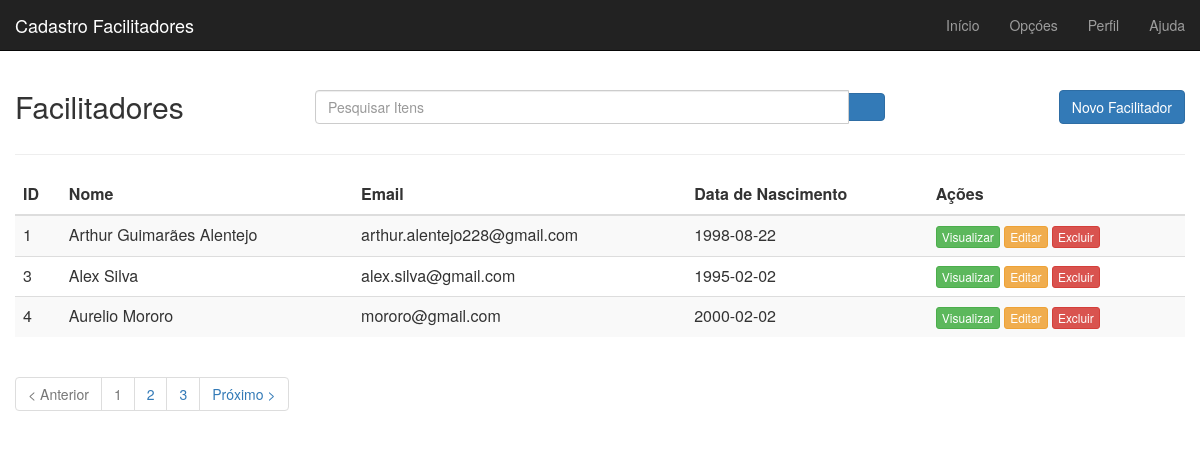
Before: / with the older database file.
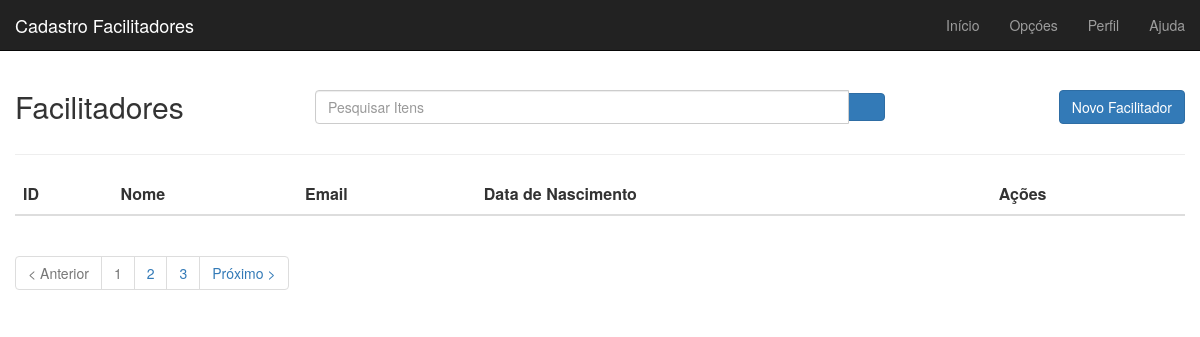
After: the same page with the newer database file.
### tables this page shows
CREATE TABLE facilitadores (id INTEGER PRIMARY KEY AUTOINCREMENT, nome text NOT NULL, email text NOT NULL, cel text NOT NULL, nasc text NOT NULL);

### main.py (the view)
@app.route('/')
def index():
    conn = sqlite3.connect('facilitadores.db')
    c = conn.cursor()
    c.execute("SELECT name FROM pragma_table_info('facilitadores')")
    keys = c.fetchall()
    key_list = []
    for i in keys:
        key_list.append(i[0])
    c.execute("SELECT * FROM facilitadores")
    values = c.fetchall()
    conn.commit()
    facilitadores = []
    for row in values:
        item = {}
        for i in range(len(key_list)):
            item[key_list[i]] = row[i]
        facilitadores.append(item)
    return render_template("index.html" , facilitadores = facilitadores)

### templates/index.html (shortened to what this page needs)
﻿{% extends "base.html" %} {% block title %} Página Inicial {% endblock %} {% block content %}
<div id="main" class="container-fluid" style="margin-top: 50px">
    <div id="top" class="row">
        <div class="col-sm-3">
            <h2>Facilitadores</h2>
        </div>
        <div class="col-sm-6">
            <div class="input-group h2">
                <input name="data[search]" class="form-control" id="search" type="text" placeholder="Pesquisar Itens">
                <span class="input-group-btn">
					<button class="btn btn-primary" type="submit">
						<span class="glyphicon glyphicon-search"></span>
                </button>
                </span>
            </div>
        </div>
        <div class="col-sm-3">
            <a href="{{ url_for('send_data')}}" class="btn btn-primary pull-right h2">Novo Facilitador</a>
        </div>
    </div>
    <hr />
    <div id="list" class="row">
        <div class="table-responsive col-md-12">
            <table class="table table-striped" cellspacing="0" cellpadding="0">
                <thead>
                    <tr>
                        <th>ID</th>
                        <th>Nome</th>
                        <th>Email</th>
                        <th>Data de Nascimento</th>
                        <th class="actions">Ações</th>
                    </tr>
                </thead>
                <tbody>
                    {% for i in facilitadores: %}
                    <tr>
                        <td class=" col-2">{{i['id']}}</td>
                        <td class=" col-3">{{i['nome']}}</td>
                        <td class=" col-3">{{i['email']}}</td>
                        <td class=" col-3">{{i['nasc']}}</td>
                        <td class="actions col-3">
                            <a class="btn btn-success btn-xs" href="/show_data/{{i['id']}}">Visualizar</a>
                            <a class="btn btn-warning btn-xs" href="/edit/{{i['id']}}">Editar</a>
                            <a class="btn btn-danger  btn-xs" onclick="document.getElementById('d').value = {{ i['id'] }}" href="#" data-toggle="modal" data-target="#delete-modal">Excluir</a>
                        </td>
                    </tr>
                    <input type="hidden" id="delete_{{i['id']}}" value=""> {% endfor %}
                </tbody>
            </table>
        </div>
    </div>
    <div id="bottom" class="row">
        <div class="col-md-12">
            <ul class="pagination">
                <li class="disabled"><a>&lt; Anterior</a></li>
                <li class="disabled"><a>1</a></li>
                <li><a href="#">2</a></li>
                <li><a href="#">3</a></li>
                <li class="next"><a href="#" rel="next">Próximo &gt;</a></li>
            </ul>
        </div>
    </div>
</div>
{% endblock%}

### templates/base.html (shortened to what this page needs)
﻿<!DOCTYPE html>
<html lang="pt-br">
<head>
    <link type="text/css" href="{{ url_for('static',filename='styles/bootstrap.css') }}" rel="stylesheet">
    <link type="text/css" href="{{ url_for('static',filename='styles/style.css') }}" rel="stylesheet">
</head>
<body>
    <nav class="navbar navbar-inverse navbar-fixed-top">
        <div class="container-fluid">
            <div class="navbar-header">
                <a class="navbar-brand" href="/">Cadastro Facilitadores</a>
            </div>
            <div id="navbar" class="navbar-collapse collapse">
                <ul class="nav navbar-nav navbar-right">
                    <li><a href="/">In&iacute;cio</a></li>
                    <li><a href="#">Op&ccedil;&oacute;es</a></li>
                    <li><a href="#">Perfil</a></li>
                    <li><a href="#">Ajuda</a></li>
                </ul>
            </div>
        </div>
    </nav>
    {% block content %} {% endblock %}
</body>
</html>

### static/styles/style.css (style rules this page uses)
#main { margin-top: 50px; }

Changed rows visible on the page:
removed facilitadores: id "1", nome "Arthur Guimarães Alentejo", email "arthur.alentejo228@gmail.com", nasc "1998-08-22"
removed facilitadores: id "3", nome "Alex Silva", email "alex.silva@gmail.com", nasc "1995-02-02"
removed facilitadores: id "4", nome "Aurelio Mororo", email "mororo@gmail.com", nasc "2000-02-02"
